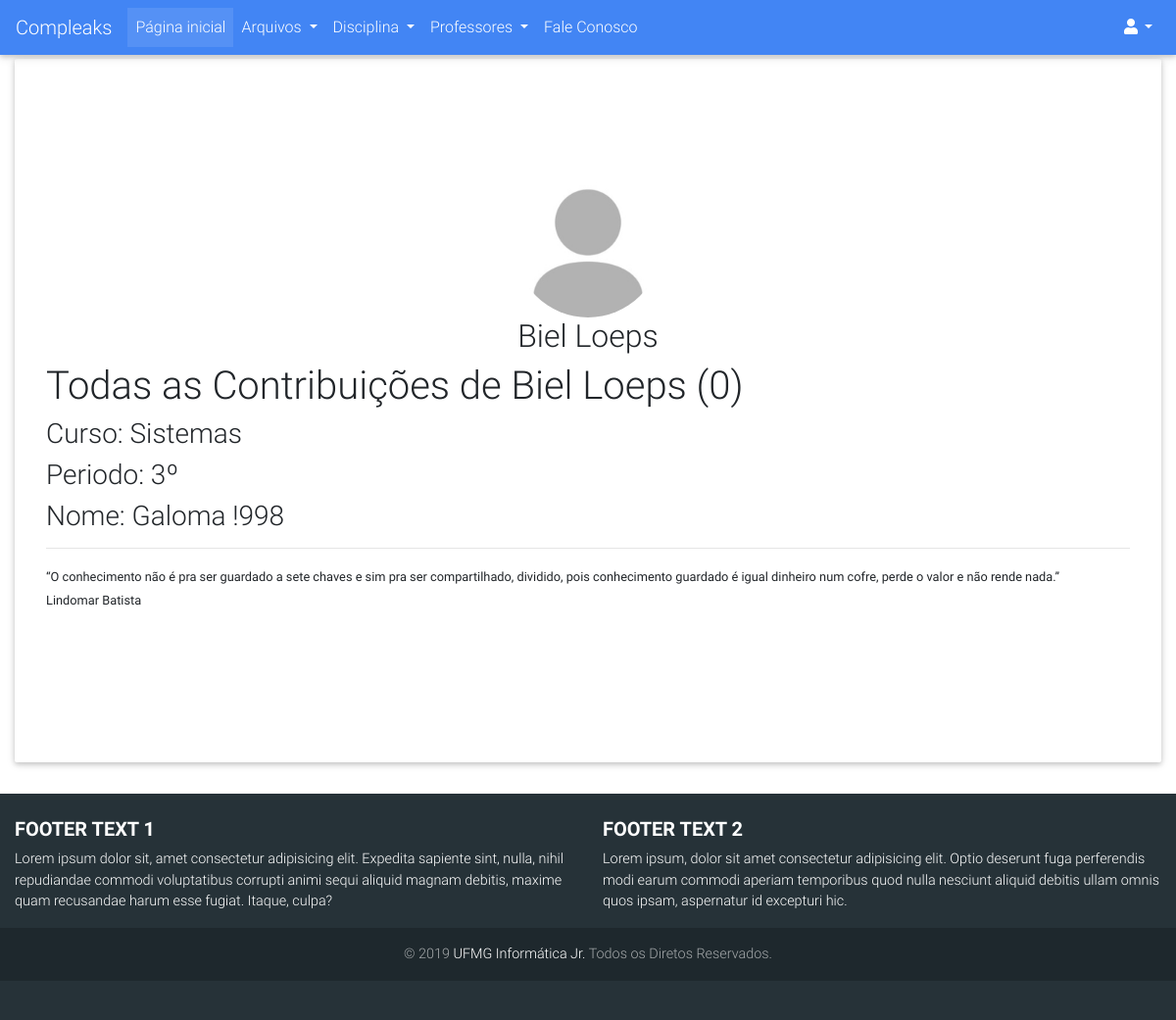
The page /usuarios/perfil/1 on the database as committed earlier.
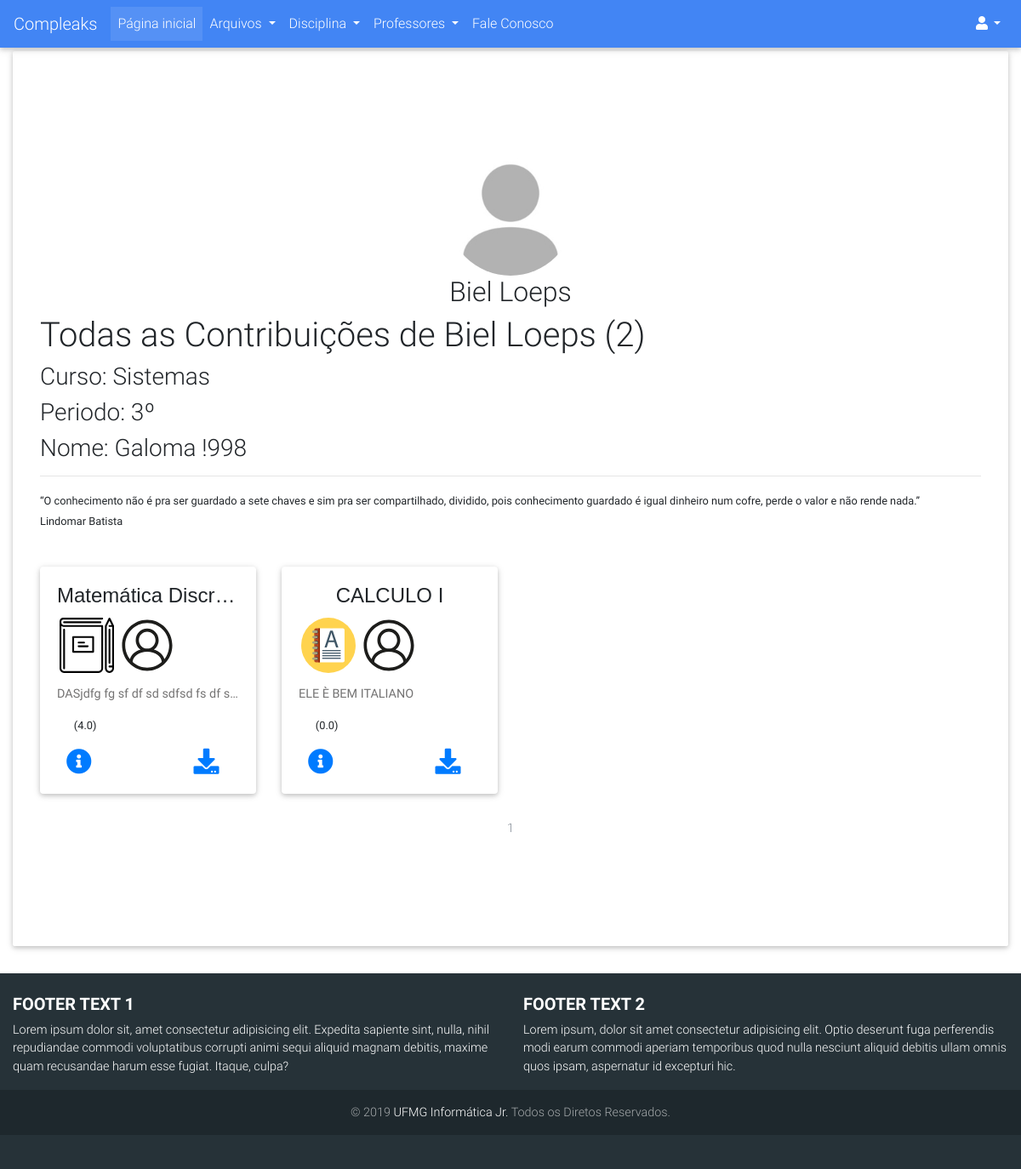
The same page on the database as committed later.
### compleaks/usuarios/models.py (models this page shows, shortened)
class Usuario(db.Model, UserMixin):
	__tablename__ = 'usuarios'
	id = db.Column(db.Integer, primary_key=True)
	username = db.Column(db.String(30), unique=True)
	hhash = db.Column(db.String)
	nome = db.Column(db.String(120))
	email = db.Column(db.String(120), unique=True)
	curso = db.Column(db.String(64))
	periodo = db.Column(db.Integer)
	is_admin = db.Column(db.Integer)
	data_criacao = db.Column(db.DateTime, default=datetime.now)
	avatar = db.Column(db.String(120), default="default_profile.png")
	ativado = db.Column(db.Boolean)
	data_deletado = db.Column(db.DateTime, nullable=True)
	id_deletor = db.Column(db.Integer, nullable=True)
	motivo_delete = db.Column(db.String(120), nullable=True)
	arquivos = db.relationship('Arquivo', backref='author', lazy=True)
	avaliacoes = db.relationship('Avaliacao_Arquivo', backref='avaliador', lazy=True)

### compleaks/arquivos/models.py (models this page shows, shortened)
class Arquivo(db.Model):
	__tablename__ = 'arquivos'
	id = db.Column(db.Integer, primary_key=True)
	arquivo = db.Column(db.String(120), nullable=False)
	ano = db.Column(db.Integer)
	semestre = db.Column(db.String(80))
	tipo_conteudo = db.Column(db.String(120))
	observacoes = db.Column(db.Text)
	data_submissao = db.Column(db.DateTime, default=datetime.now)
	nota = db.Column(db.Integer, nullable=True)
	data_deletado = db.Column(db.DateTime, nullable=True)
	ativado = db.Column(db.Boolean)
	id_deletor = db.Column(db.Integer, nullable=True)
	motivo_delete = db.Column(db.String(600), nullable=True)
	professors = db.relationship(Professor)
	disciplinas = db.relationship(Disciplina)
	usuarios = db.relationship(Usuario)
	professor_id = db.Column(db.Integer, db.ForeignKey('professores.id'), nullable=True)
	disciplina_id = db.Column(db.Integer, db.ForeignKey('disciplinas.id'), nullable=False)
	usuario_id = db.Column(db.Integer, db.ForeignKey('usuarios.id'), nullable=False)
	avaliacoes = db.relationship('Avaliacao_Arquivo', backref='arquivo_avaliado', lazy=True)

### compleaks/disciplinas/models.py (models this page shows, shortened)
class Disciplina(db.Model):
	__tablename__ = 'disciplinas'
	id = db.Column(db.Integer, primary_key=True)
	nome = db.Column(db.String, unique=True)
	data_criacao = db.Column(db.DateTime, default=datetime.now())
	ativado = db.Column(db.Boolean)
	data_deletado = db.Column(db.DateTime, nullable=True)
	id_deletor = db.Column(db.Integer, nullable=True)
	id_criador = db.Column(db.Integer, nullable=True)
	motivo_delete = db.Column(db.String(120), nullable=True)
	arquivos = db.relationship('Arquivo', backref='disciplina', lazy=True)
	comentarios = db.relationship('ComentarioDisc', backref='disciplina', lazy=True)

### compleaks/usuarios/views.py (the view)
@usuarios.route('/perfil/<int:user_id>', methods= ['POST', 'GET'])
def perfil(user_id):
	form_login = LoginForm()
	user = Usuario.query.get_or_404(user_id)
	avatar = url_for('static', filename='images/avatares/'+user.avatar)
	if not user.ativado and current_user.is_authenticated:
		if not user.is_admin:
			abort(404)
	quantidade = len([arquiv for arquiv in user.arquivos if arquiv.ativado])
	page = request.args.get('page', 1, type=int)
	arquivos = Arquivo.query\
					.filter(Arquivo.usuario_id\
					.contains(int(user.id)))\
					.filter_by(ativado=True)\
					.paginate(page=page, per_page=12)
	arquivos_row_1 = []
	arquivos_row_2 = []
	arquivos_row_3 = []
	contador = 0
	for arquivo in arquivos.items:
		if contador >= 4:
			break
		arquivos_row_1.append(arquivo)
		contador = contador + 1
	contador = 0
	for arquivo in arquivos.items:
		if contador >= 8:
			break
		if contador >= 4:
			arquivos_row_2.append(arquivo)
		contador = contador + 1
	contador = 0
	for arquivo in arquivos.items:
		if contador >= 12:
			break
		if contador >= 8:
			arquivos_row_3.append(arquivo)
		contador = contador + 1
	arquivos_rows = [arquivos_row_1, arquivos_row_2, arquivos_row_3]
	for row in arquivos_rows:
		for arquivo in row:
			arquivo.avaliado = False
	if current_user.is_authenticated:
		for row in arquivos_rows:
			for arquivo in row:
				for avl in arquivo.avaliacoes:
					if avl in current_user.avaliacoes:
						arquivo.avaliado = True
	total = 0.0
	for row in arquivos_rows:
		for arquivo in row:
			total = 0.0
			if len(arquivo.avaliacoes):
				for avl in arquivo.avaliacoes:
					total = total + avl.nota
				total = total/len(arquivo.avaliacoes)
			else:
				total = 0.0
			arquivo.nota_decimal = round(total, 1)
	return render_template('usuario_contribuicao.html', user=user,
							contribuiu=quantidade, arquivos=arquivos, dist=dist,
							form_login=form_login, arquivos_rows=arquivos_rows,
							avatar=avatar)

### compleaks/usuarios/templates/usuarios/usuario_contribuicao.html (shortened to what this page needs)
{% extends "base.html" %}
{% block content %}
<div class="page-header">
    <div class="row">
        <div class="col-sm-12 text-center">
            <img align="center" src="{{ avatar }}" class="rounded-circle"  style="object-fit: cover; width: 150px!important; height: 150px!important;"><br>
            <h2 align="center">{{user.username}}</h2>
        </div>
    </div>
    <h1>Todas as Contribuições de {{user.username}} ({{contribuiu}})</h1>
    <h3>Curso: {{user.curso}}</h3>
    <h3>Periodo: {{user.periodo}}º</h3>
    <h3>Nome: {{user.nome}}</h3>
    <hr/>
    <p>
    <small><q>O conhecimento não é pra ser guardado a sete chaves e sim pra ser compartilhado, dividido, pois conhecimento guardado é igual dinheiro num cofre, perde o valor e não rende nada.</q><br/>
Lindomar Batista</small></p>
</div>
{% for row in arquivos_rows %}
    {% if row %}
    <div class="row">
        {% for arquivo in row %}
               <div class="col-lg-3 col-6">
                <div class="dist card">
                  <div class="card-body">
                    <h4 style="font-family: sans-serif;" class="card-title text-center text-truncate">{{arquivo.disciplina.nome}}</h4>
                    <p class="card-text">
                        <a href="{{ url_for('arquivos.buscar', filtro=3, admin='nao', pesquisa='nao', tip_arquiv=arquivo.tipo_conteudo) }}?page=1"><img class="img-responsive image marcas" data-toggle="tooltip" data-placement="button" title="{{arquivo.tipo_conteudo}}" src="{{url_for('static', filename='images/icones/conteudo/'+arquivo.tipo_conteudo+'.svg')}}" alt="{{arquivo.tipo_conteudo}}."></a>
                        <a href="{{url_for('usuarios.perfil', user_id=arquivo.author.id)}}"><img class="img-responsive image marcas" data-toggle="tooltip" data-placement="bottom" title="{{arquivo.author.username}}" src="{{url_for('static', filename='images/icones/padrao/user.svg')}}" alt="Username"></a>
                    </p>
                    <h5><p class="card-text text-truncate"><a data-toggle="tooltip" data-placement="top" title="{{arquivo.observacoes}}">{{arquivo.observacoes}}</a></p></h5>
                    <p>
                        {% if arquivo.avaliado %}
                            <div id="atual1-{{arquivo.id}}">
                                {%for avl in arquivo.avaliacoes %}
                                    {%if avl in current_user.avaliacoes%}
                                        {% for i in dist %}
                                            {% if avl.nota >= (i)%}
                                                <label ><ion-icon onmouseover="colorir({{arquivo.id}},{{i}});" onmouseout="colorir({{arquivo.id}},{{avl.nota}});" onclick="pontua({{arquivo.id}},{{i}});" style="color: rgb(255, 217, 0)" class="star-{{arquivo.id}}" name="star"></ion-icon></label>
                                            {% else %}
                                                <label ><ion-icon onmouseover="colorir({{arquivo.id}},{{i}});" onmouseout="colorir({{arquivo.id}},{{avl.nota}});" onclick="pontua({{arquivo.id}},{{i}});" style="color: rgb(255, 217, 0)" class="star-{{arquivo.id}}" name="star-outline"></ion-icon></label>
                                            {% endif %}
                                        {% endfor %}
                                    {% endif %}
                                {% endfor %}
                                <small>({{arquivo.nota_decimal}})</small>
                            </div>
                        {% else %}
                            <div id="atual2-{{arquivo.id}}">
                                <small>({{arquivo.nota_decimal}})</small>
                            </div>
                        {% endif %}
                    </p>
                    <a href="#" data-toggle="modal" data-target="#confirm{{arquivo.id}}" class="card-link"><i class="fas fa-info-circle info" data-toggle="tooltip" data-placement="bottom" title="Mais Informações"></i></a>
                    <a  href="{{ url_for('static', filename='uploads/' + arquivo.arquivo + '.zip') }}"><i class="fas fa-download download" data-toggle="tooltip" data-placement="top" title="Download" ></i></a>
                  </div>
                </div>
              </div>
            {% endfor %}
        </div>
    {% endif %}
{% endfor %}
<br/>
<nav style="position: static;" aria-label="Page navigation example">
    <ul class="pagination justify-content-center">
        {% for page_num in arquivos.iter_pages(left_edge=1, right_edge=1, left_current=1, right_current=2) %}
            {% if arquivos.page == page_num and page_num %}
                <li class="page-item disabled">
                    <a class="page-link" href="{{ url_for('usuarios.perfil',user_id=user.id, page=page_num) }}">{{ page_num }}</a></li>
            {% elif page_num %}
                <li class="page-item">
                    <a class="page-link" href="{{ url_for('usuarios.troca', page=page_num) }}">{{ page_num }}</a></li>
                </li>
            {% else %}
                ...
            {% endif %}
        {% endfor %}
    </ul>
</nav>
{% endblock%}

### compleaks/templates/base.html (shortened to what this page needs)
<!DOCTYPE html>
<html lang="en">
<head>
  <link href="{{url_for('static',filename='css/component.css')}}" rel="stylesheet">
  <link href="{{url_for('static',filename='css/estilos.css')}}" rel="stylesheet">
  <link rel="stylesheet" href="https://use.fontawesome.com/releases/v5.7.0/css/all.css">
  <link href="{{url_for('static',filename='css/bootstrap.min.css')}}" rel="stylesheet">
  <link href="{{url_for('static',filename='css/mdb.min.css')}}" rel="stylesheet">
  <link href="{{url_for('static',filename='css/style.css')}}" rel="stylesheet">
</head>
<body>
  <nav class="mb-1 navbar navbar-expand-lg navbar-dark primary-color lighten-1">
    <a class="navbar-brand" href="{{ url_for('principal.index') }}">Compleaks</a>
  <div class="collapse navbar-collapse" id="navbarSupportedContent-555">
    <ul class="navbar-nav mr-auto">
      <li class="nav-item active">
        <a class="nav-link" href="{{ url_for('principal.index') }}">Página inicial
        </a>
      </li>
      <li class="nav-item dropdown">
        <a class="nav-link dropdown-toggle" id="navbarDropdownMenuLink-555" data-toggle="dropdown" aria-haspopup="true"
          aria-expanded="false">Arquivos
        </a>
      </li>
      <li class="nav-item dropdown">
        <a class="nav-link dropdown-toggle" id="navbarDropdownMenuLink-555" data-toggle="dropdown" aria-haspopup="true"
          aria-expanded="false">Disciplina
        </a>
      </li>
      <li class="nav-item dropdown">
        <a class="nav-link dropdown-toggle" id="navbarDropdownMenuLink-555" data-toggle="dropdown" aria-haspopup="true"
          aria-expanded="false">Professores
        </a>
      </li>
        <li class="nav-item">
          <a class="nav-link" href="{{url_for('principal.feedback')}}" > Fale Conosco
          </a>
        </li>
    </ul>
    <ul class="navbar-nav ml-auto nav-flex-icons">
      {% if not current_user.is_authenticated %}
        <li class="nav-item dropdown">
          <a class="nav-link dropdown-toggle" id="navbarDropdownMenuLink-4" data-toggle="dropdown" aria-haspopup="true"
            aria-expanded="false">
            <i class="fas fa-user"></i></a>
      {% endif %}
    </ul>
  </div>
</nav>
  {% block divisao %}
  <div class="container-fluid">
    <div class="jumbotron" style="background-color: white;">
  {% endblock %}
      <div style="margin-bottom: 50px; margin-top: 50px;">
        {% block content %}
        {% endblock %}
      </div>
    </div>
  </div>
<footer class="page-footer font-small special-color-dark teal pt-4">
    <div class="container-fluid text-center text-md-left">
      <div class="row">
        <div class="col-md-6 mt-md-0 mt-3">
          <h5 class="text-uppercase font-weight-bold">Footer text 1</h5>
          <p>Lorem ipsum dolor sit, amet consectetur adipisicing elit. Expedita sapiente sint, nulla, nihil repudiandae commodi voluptatibus corrupti animi sequi aliquid magnam debitis, maxime quam recusandae harum esse fugiat. Itaque, culpa?</p>
        </div>
        <div class="col-md-6 mb-md-0 mb-3">
          <h5 class="text-uppercase font-weight-bold">Footer text 2</h5>
          <p>Lorem ipsum, dolor sit amet consectetur adipisicing elit. Optio deserunt fuga perferendis modi earum commodi aperiam temporibus quod nulla nesciunt aliquid debitis ullam omnis quos ipsam, aspernatur id excepturi hic.</p>
        </div>
      </div>
    </div>
    <div class="footer-copyright text-center py-3">© 2019
      <a href="http://ijunior.com.br"> UFMG Informática Jr.</a> Todos os Diretos Reservados.
    </div>
  </footer>
</body>
</html>

### compleaks/static/css/component.css (style rules this page uses)
.download { margin-left: 40% !important; width: 25%; }
.image { width: 30% !important; margin: 0 auto !important; padding: 0 !important; }
.info { font-size: 30px; margin: 0 0 0 5% !important; padding: 0 !important; }
.download { float: right; font-size: 30px; }
.dist { margin-top: 10% !important; }
.marcas { margin-left: 1.5% !important }

### compleaks/static/css/estilos.css (style rules this page uses)
body { overflow: auto; }
footer { background: #2196F3; padding: 80px 0px 40px 0px; position: relative; }

### compleaks/static/css/style.css (style rules this page uses)
html { width: 100%; height: 100%; }

Rows that differ between the two databases and show on the page:
added Arquivo: disciplina.nome "Matemática Discr…", tipo_conteudo (picture), observacoes "DASjdfg fg sf df sd sdfsd fs df s…", nota_decimal "4.0"
added Arquivo: disciplina.nome "CALCULO I", tipo_conteudo (picture), observacoes "ELE È BEM ITALIANO", nota_decimal "0.0"
Other text that changed with them:
{{ contribuiu }}: "0" → "2"
new list line: "1"
